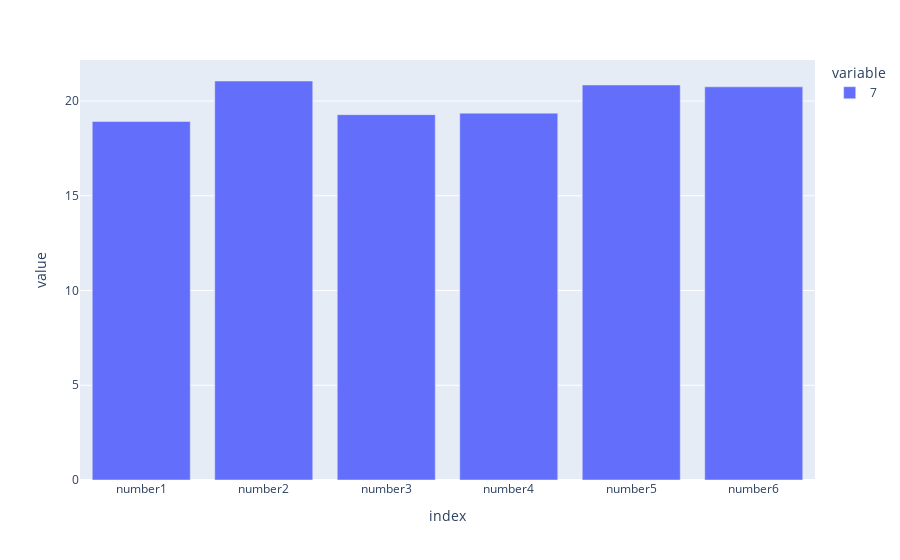

Here is the notebook cell this chart was saved with:
### Markdown cell above
Помимо прилагательных из прошлой таблички, не пожалел еще наречий для описаний в пятой книге. Рост наречий так же затронул и 4 книгу, написанную за год до пятой, рядом по времени написания.

### Code cell
data_noun = data_noun.drop(['index'], axis=1)
fig3 = data_noun.T.plot.bar()
fig3.show()

### Figure 1 — Plotly figure (JSON) as saved in the notebook; plotly's stock layout.template omitted (floating-point values rounded to 4 significant figures)
{"data": [{"alignmentgroup": "True", "hovertemplate": "variable=7<br>index=%{x}<br>value=%{y}<extra></extra>", "legendgroup": "7", "marker": {"color": "#636efa", "pattern": {"shape": ""}}, "name": "7", "offsetgroup": "7", "orientation": "v", "showlegend": true, "textposition": "auto", "type": "bar", "x": ["number1", "number2", "number3", "number4", "number5", "number6"], "xaxis": "x", "y": [18.92, 21.06, 19.28, 19.36, 20.85, 20.75], "yaxis": "y"}], "layout": {"barmode": "relative", "legend": {"title": {"text": "variable"}, "tracegroupgap": 0}, "margin": {"t": 60}, "xaxis": {"anchor": "y", "domain": [0, 1], "title": {"text": "index"}}, "yaxis": {"anchor": "x", "domain": [0, 1], "title": {"text": "value"}}}}
